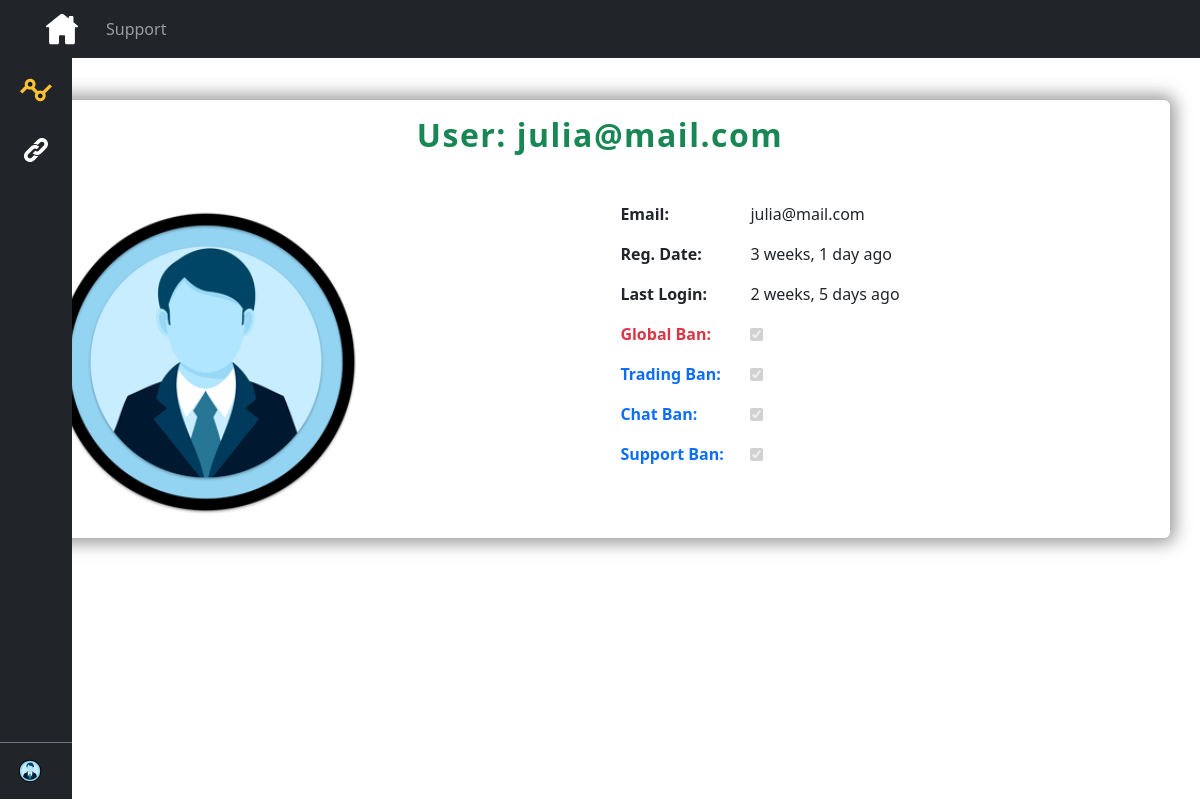
Before: /panel/user/2/ (signed in) with the older database file.
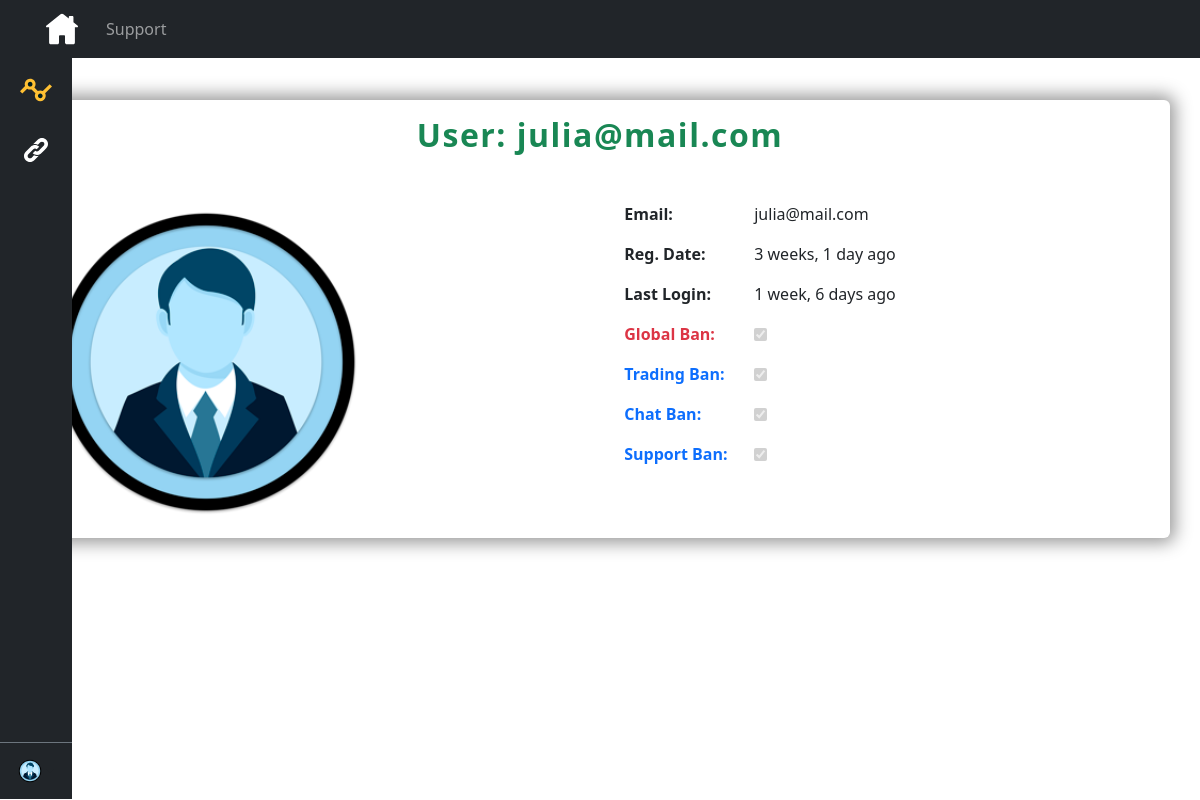
After: the same page with the newer database file.
### user_profile/models.py (models this page shows, shortened)
class CustomUser(AbstractUser):
    def image_path(instance, filename):
        return str(instance.id) + os.path.splitext(filename)[1]
    email = models.EmailField(_("Email"), unique=True)
    photo = models.ImageField(upload_to=image_path,
                              default="icon-gf02a4d118_640.png")
    postal_code = models.IntegerField(null=True, blank=True)
    country = models.CharField(max_length=256, null=True, blank=True)
    city = models.CharField(max_length=256, null=True, blank=True)
    present_address = models.CharField(max_length=256, null=True, blank=True)
    permanent = models.CharField(max_length=256, null=True, blank=True)
    phone_number = models.CharField(max_length=128, null=True, blank=True)
    global_ban = models.BooleanField(_("Global BAN"), default=False)
    trading_ban = models.BooleanField(_("Trading BAN"), default=False)
    chat_ban = models.BooleanField(_("Chat BAN"), default=False)
    support_ban = models.BooleanField(_("Support BAN"), default=False)

### panel/views.py (the view)
# urls.py: path("user/<int:user_id>/", views.user_detail, name="user_details"),
@login_required(login_url='/accounts/login/')
@permission_required("can_acces_panel")
def user_detail(request, user_id):
    user = get_user_model().objects.get(id=user_id)
    try:
        referal = UserReferer.objects.get(user=user)
        if referal.worker != request.user:
            return redirect(reverse_lazy("panel:user"))
    except:
        return redirect(reverse_lazy("panel:user"))
    context = {
        "user": user,
    }
    return render(request, "panel/user_details.html", context)

### templates/panel/user_details.html
{% extends 'panel/user.html' %}
{% load static %}
{% load humanize %}
{% block home_href %}
{% url 'panel:user' %}
{% endblock %}
{% block nav_items %}
{% url 'panel:user_support' '2' as url %}
<li class="nav-item">
    <a class="nav-link {% if url in request.path %}active{% endif %}" aria-current="page" href="{{ url }}">Support</a>
</li>
{% endblock %}
{% block main_content %}
<h2 class="text-center mb-5 page-title text-success">{% block bind_title %}User: {{user.email}}{% endblock %}</h2>
{% block bind_content %}
<div class="user">
    <div class="user__photo">
        <img class="user__img" src="{{user.photo.url}}" alt="{{user.email}}">
    </div>
    <div class="user__info">
        <div class="user__line">
            <p class="user__label">Email:</p>
            <p class="user__email">{{user.email}}</p>
        </div>
        <div class="user__line">
            <p class="user__label">Reg. Date:</p>
            <p class="user__data">{{user.date_joined|timesince}} ago</p>
        </div>
        <div class="user__line">
            <p class="user__label">Last Login:</p>
            <p class="user__data">{{user.last_login|timesince}} ago</p>
        </div>
        <div class="user__line text-danger">
            <p class="user__label">Global Ban:</p>
            <p class="user__data"><input type="checkbox" disabled readonly checked="{{user.global_ban}}"></p>
        </div>
        <div class="user__line text-primary">
            <p class="user__label">Trading Ban:</p>
            <p class="user__data"><input type="checkbox" disabled readonly checked="{{user.trading_ban}}"></p>
        </div>
        <div class="user__line text-primary">
            <p class="user__label">Chat Ban:</p>
            <p class="user__data"><input type="checkbox" disabled readonly checked="{{user.chat_ban}}"></p>
        </div>
        <div class="user__line text-primary">
            <p class="user__label">Support Ban:</p>
            <p class="user__data"><input type="checkbox" disabled readonly checked="{{user.support_ban}}"></p>
        </div>
    </div>
</div>
{% endblock %}
{% endblock %}

### templates/panel/base.html (shortened to what the changed rows need)
{% load static %}
<html lang="en">
<head>
    <link rel="stylesheet" href="{% static 'bootstrap.min.css' %}">
    <link rel="stylesheet" href="{% static 'panel.css' %}">
</head>
<body>
    <div class="d-flex flex-column flex-shrink-0 bg-dark sidebar" style="width: 4.5rem;">
                {% url 'panel:bind' as url %}
        <div class="dropdown border-top border-secondary">
            <a href="#"
                class="d-flex align-items-center justify-content-center p-3 link-dark text-decoration-none dropdown-toggle"
                id="dropdownUser3" data-bs-toggle="dropdown" aria-expanded="false">
                <img src="{{ user.photo.url }}" alt="mdo" width="24" height="24" class="rounded-circle">
            </a>
        </div>
    </div>
    <div class="container panel-content ultra-shadow p-3 rounded">
        {% block main_content %}
        {% endblock %}
    </div>
</body>
</html>

Changed rows visible on the page:
changed CustomUser "julia@mail.com": last_login "2 weeks, 5 days" → "1 week, 6 days"
